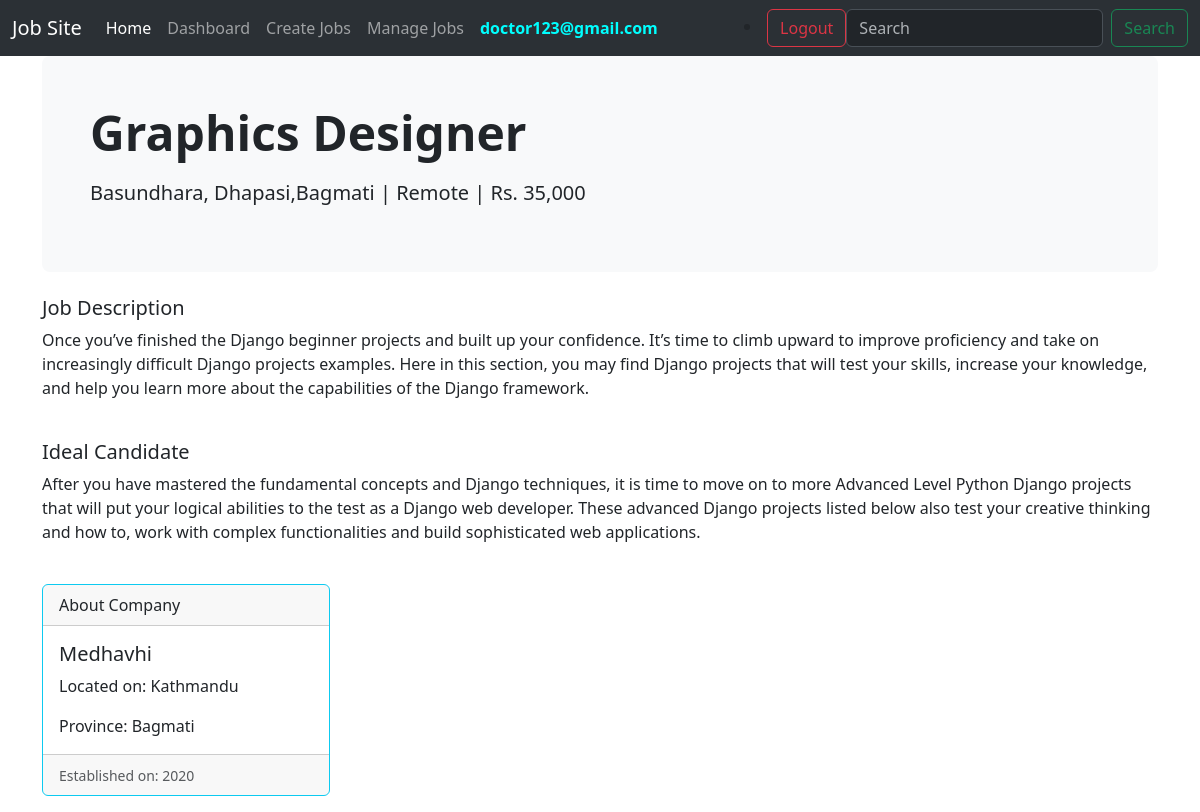
The app's page /job-details/1 (signed in) with its own data.
### users/models.py (models this page shows)
class CustomUser(AbstractUser):
    username = None
    email = models.EmailField(unique=True)
    is_recruiter = models.BooleanField(default=False)
    is_applicant = models.BooleanField(default=False)
    has_resume = models.BooleanField(default=False)
    has_company = models.BooleanField(default=False)
    USERNAME_FIELD = 'email'
    REQUIRED_FIELDS = []

### work/models.py (models this page shows, shortened)
class Work(models.Model):
    job_type_choice = {
        ('Remote' , 'Remote'),
        ('Onsite' , 'Onsite'),
        ('Hybrid' , 'Hybrid'),
    }
    user = models.ForeignKey(CustomUser , on_delete=models.CASCADE)
    company = models.ForeignKey(Company , on_delete=models.CASCADE)
    title = models.CharField(max_length=100)
    city = models.CharField(max_length=100)
    salary = models.PositiveIntegerField()
    requirements = models.TextField()
    ideal_candidate = models.TextField()
    required_skills = models.TextField(null=True, blank=True)
    is_available = models.BooleanField(default=True)
    timestamp = models.DateTimeField(auto_now_add=True)
    industry = models.ForeignKey(Industry , on_delete=models.DO_NOTHING , null=True , blank=True)
    province = models.ForeignKey(Province , on_delete=models.DO_NOTHING , blank=True , null=True)
    job_type = models.CharField(max_length=50 , choices=job_type_choice , null=True , blank=True)

class Province(models.Model):
    name = models.CharField(max_length=100)
    def __str__(self):
        return self.name

### company/models.py (models this page shows)
class Company(models.Model):
    user = models.OneToOneField(CustomUser , on_delete=models.CASCADE)
    name = models.CharField(max_length=100 , null=True , blank=True)
    est_date = models.PositiveIntegerField(null=True , blank=True)
    city = models.CharField(max_length=100, null=True , blank=True)
    province = models.CharField(max_length=100, null=True , blank=True)
    def __str__(self):
        return self.name

### website/views.py (the view)
# urls.py: path('job-details/<int:id>' , views.job_details , name='job-details'),
def job_details(request, id):
    job = Work.objects.get(id=id)
    job_applied = ApplyJob.objects.filter(user=request.user, job=job).first()
    is_applied = job_applied is not None
    applied_job_pk = job_applied.pk if job_applied else None
    context = {
        'job': job,
        'is_applied': is_applied,
        'applied_job_pk': applied_job_pk
    }
    return render(request, 'work/job_details.html', context)

### templates/work/job_details.html (shortened to what this page needs)
{% extends 'base.html' %}
{% load humanize %}
{% block content %}
{% include 'navbar.html' %}
<div class="container-sm">
    <section>
        <div class="p-5 mb-4 bg-light rounded-3">
            <div container-fluid py-5>
                <h2 class="display-5 fw-bold">{{ job.title }}</h1>
                <p class="col-md-8 fs-5 mt-3">
                    {{job.city}},{{job.province}} | {{job.job_type}} | Rs. {{job.salary|intcomma}}
                </p>
            </div>
        </div>
    </section>
    <div>
        <section>
            <h5>Job Description</h5>
            <p>
                {{job.requirements}}
            </p>
        </section>
    </div> <br>
    <div>
        <section>
            <h5>Ideal Candidate</h5>
            <p>
                {{job.ideal_candidate}}
            </p>
        </section>
    </div> <br>
    <div class="card border-info mb-3" style="max-width: 18rem;">
        <div class="card-header">About Company</div>
        <div class="card-body">
          <h5 class="card-title">{{ job.company }}</h5>
          <p class="card-text">Located on: {{ job.company.city }}</p>
          <p class="card-text">Province: {{job.company.province}}</p>
        </div>
        <div class="card-footer">
            <small class="text-body-secondary">Established on: {{job.company.est_date}}</small>
          </div>
      </div>
</div>
{% endblock content %}

### templates/navbar.html (shortened to what this page needs)
<nav class="navbar bg-primary navbar-expand-lg bg-body-tertiary" data-bs-theme="dark">
    <div class="container-fluid">
      <a class="navbar-brand" href="{% url 'home' %}">Job Site</a>
      <div class="collapse navbar-collapse" id="navbarSupportedContent">
        <ul class="navbar-nav me-auto mb-2 mb-lg-0">
          <li class="nav-item">
            <a class="nav-link active" aria-current="page" href="{% url 'home' %}">Home</a>
          </li>
          {% if request.user.is_anonymous %}
          <li class="nav-item">
            <a class="nav-link" href="{% url 'register-applicant' %}">Register Applicant</a>
          </li>
          <li class="nav-item">
            <a class="nav-link" href="{% url 'register-recruiter' %}">Register Recruiter</a>
          </li>
          <li class="nav-item">
            <a class="nav-link" href="{% url 'login' %}">Login</a>
          </li>
          {% else %}
            <li class="nav-item">
              <a class="nav-link" href="{% url 'dashboard' %}">Dashboard</a>
            </li>
            {% endif %}
          {% if request.user.is_recruiter %}
            {% if request.user.has_company %}
            <li class="nav-item">
              <a class="nav-link" href="{% url 'create-job' %}">Create Jobs</a>
            </li>
            <li class="nav-item">
              <a class="nav-link" href="{% url 'manage-jobs' %}">Manage Jobs</a>
            </li>
            {% else %}
            <li class="nav-item">
              <a class="nav-link" href="{% url 'update-company' %}">Create Company</a>
            </li>
            {% endif %}
            <li class="nav-item">
              <b><button class="nav-link" disabled style="color: aqua;">{{request.user.email }}</button></b>
            </li>
          {% endif %}
        </ul>
        {% if request.user.is_authenticated %}
        <li class="nav-item">
          <a class="btn btn-outline-danger" href="{% url 'logout' %}">Logout</a>
        </li>
        {% endif %}
        <form class="d-flex" role="search">
          <input class="form-control me-2" type="search" placeholder="Search" aria-label="Search">
          <button class="btn btn-outline-success" type="submit">Search</button>
        </form>
      </div>
    </div>
  </nav>

### records on screen
CustomUser: user.email "doctor123@gmail.com"
Work: title "Graphics Designer", city "Basundhara, Dhapasi", province "Bagmati", job_type "Remote", salary "35,000", requirements "Once you’ve finished the Django beginner projects and built up your confidence. It’s time to climb upward to improve proficiency and take on increasingly difficult Django projects examples. Here in this section, you may find Django projects that will test your skills, increase your knowledge, and help you learn more about the capabilities of the Django framework.", ideal_candidate "After you have mastered the fundamental concepts and Django techniques, it is time to move on to more Advanced Level Python Django projects that will put your logical abilities to the test as a Django web developer. These advanced Django projects listed below also test your creative thinking and how to, work with complex functionalities and build sophisticated web applications.", company "Medhavhi", company.city "Kathmandu", company.province "Bagmati", company.est_date "2020"
